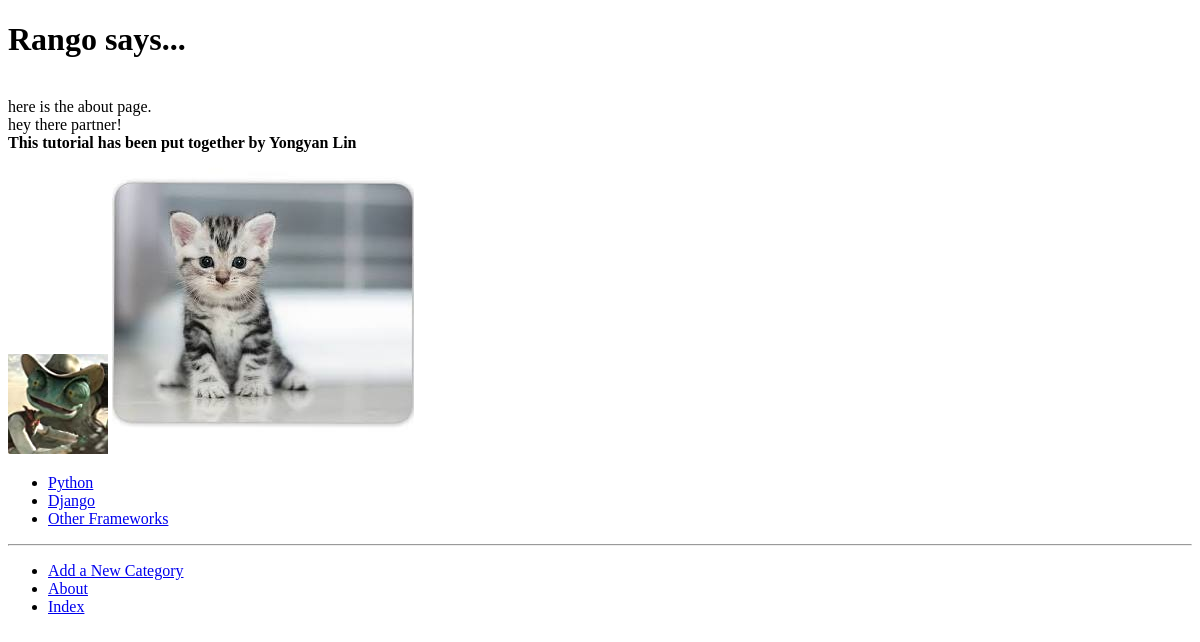
The app's page /rango/about/, older data.
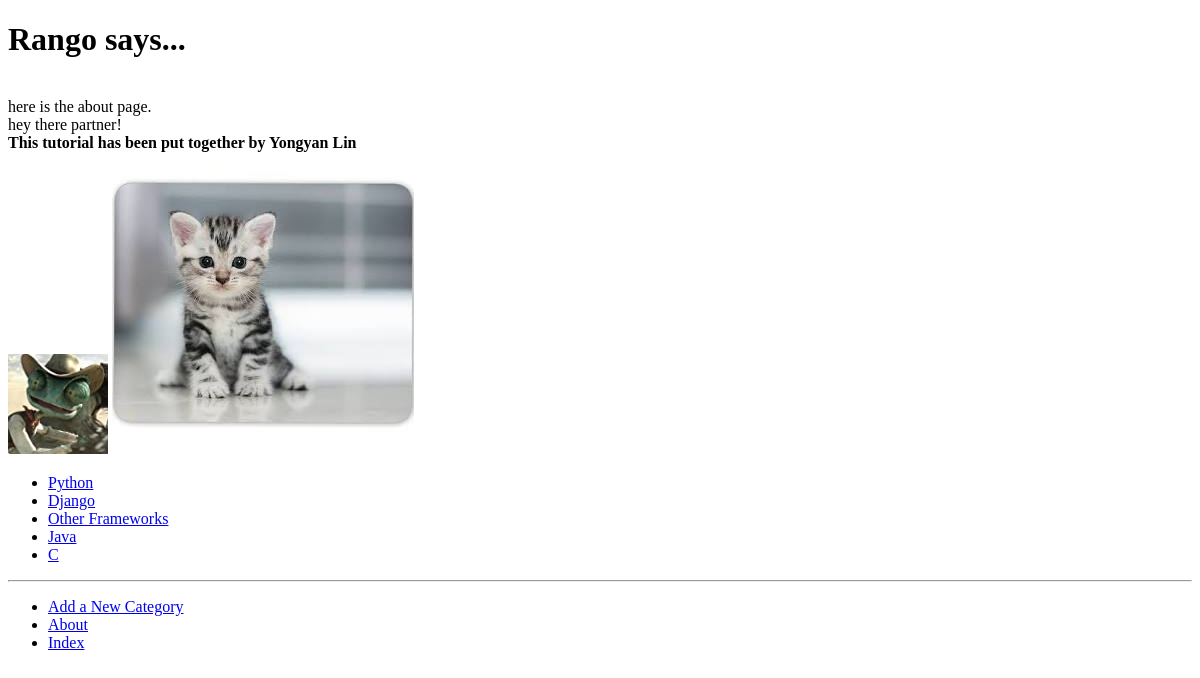
The same page, newer data.
### rango/models.py (models this page shows, shortened)
class Category(models.Model):
    NAME_MAX_LENGTH = 128
    name = models.CharField(max_length=NAME_MAX_LENGTH, unique=True)
    views = models.IntegerField(default=0)
    likes = models.IntegerField(default=0)
    slug = models.SlugField(unique=True)
    class Meta:
        verbose_name_plural = 'Categories'

### rango/views.py (the view)
# urls.py: path('about/',views.about,name='about'),
def about(request):
    context_dict = {'boldmessage': 'This tutorial has been put together by Yongyan Lin'}
    return render(request, 'rango/about.html', context=context_dict)

### rango/templatetags/rango_template_tags.py (called while the page is built)
@register.inclusion_tag('rango/categories.html')
def get_category_list(current_category = None):
    return {'categories':Category.objects.all(),'current_category': current_category}

### templates/rango/about.html (shortened to what this page needs)
{% extends 'rango/base.html' %}
{% load staticfiles %}
{% block body_block %}
    <h1>Rango says...</h1><br />
    here is the about page.
<div>
    hey there partner! <br /> <strong>{{ boldmessage }}</strong><br />
</div>
<div>
    <img src="{% static 'images/rango.jpg' %}" alt="Picture of Rango" />
    <img src="{{ MEDIA_URL }}cat.jpg" alt="Picture of a Cat" />
</div>
{% endblock %}

### templates/rango/categories.html
<ul>
    {% if categories %}
    {% for c in categories %}
        {% if c == current_category %}
        <li>
           <strong><a href="{% url 'rango:show_category' c.slug %}">{{ c.name }}</a></strong>
        </li>
        {% else %}
        <li><a href="{% url 'rango:show_category' c.slug %}">{{ c.name }}</a></li>
        {% endif %}
    {% endfor %}
    {% else %}
        <li><strong>There are no categories present.</strong></li>
    {% endif %}
</ul>

Row changes from the older to the newer data that the page shows:
added Category: name "Java"
added Category: name "C"
